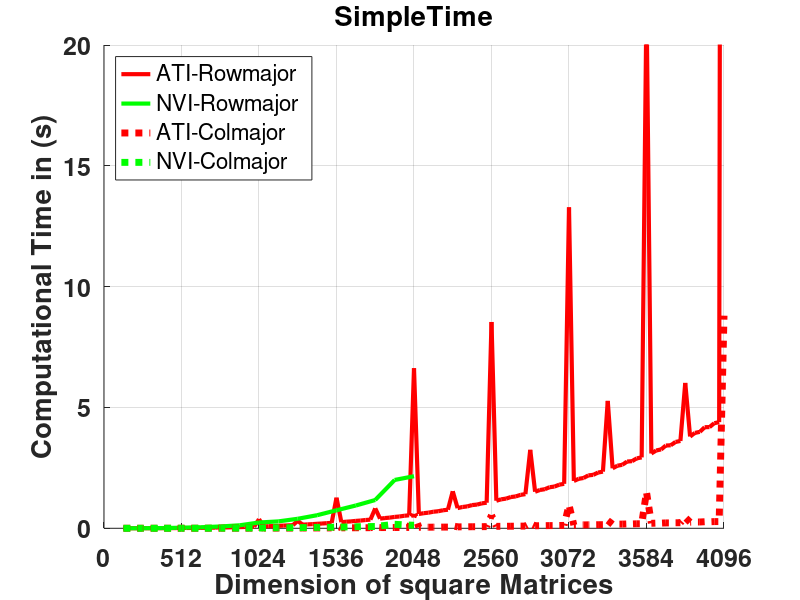
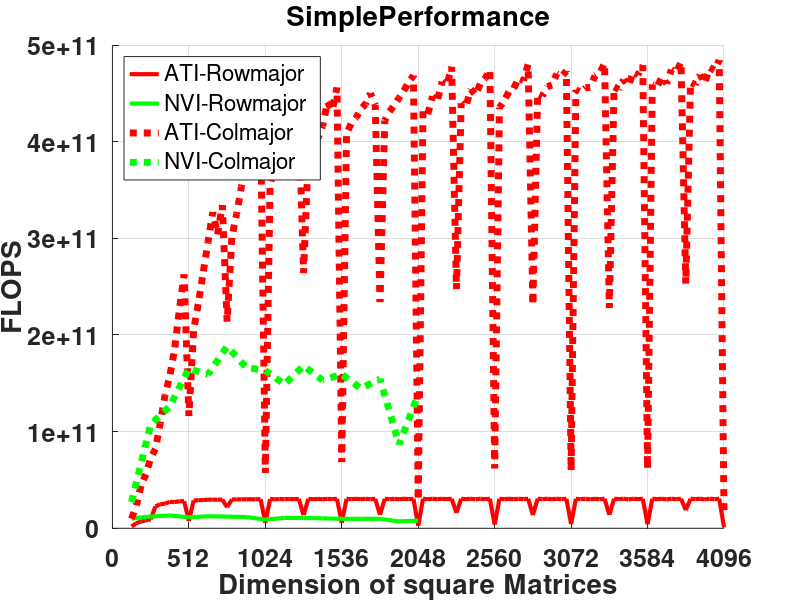
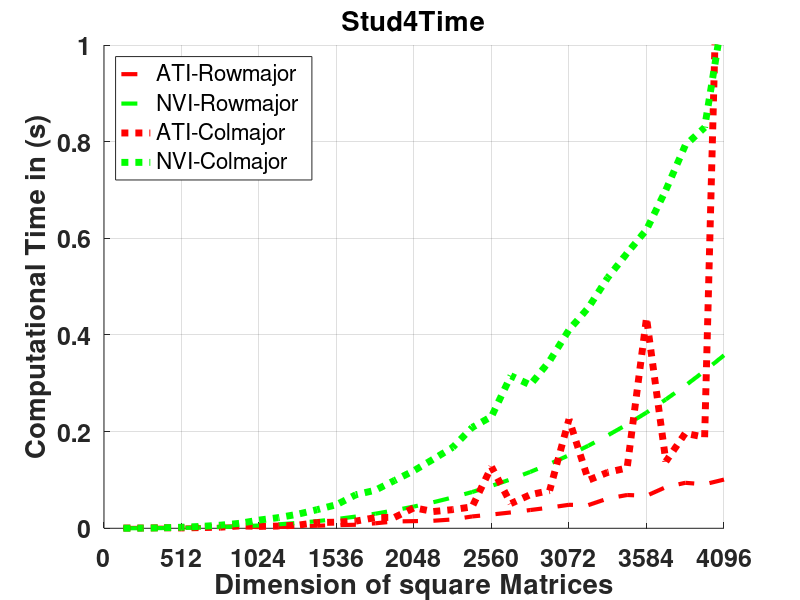
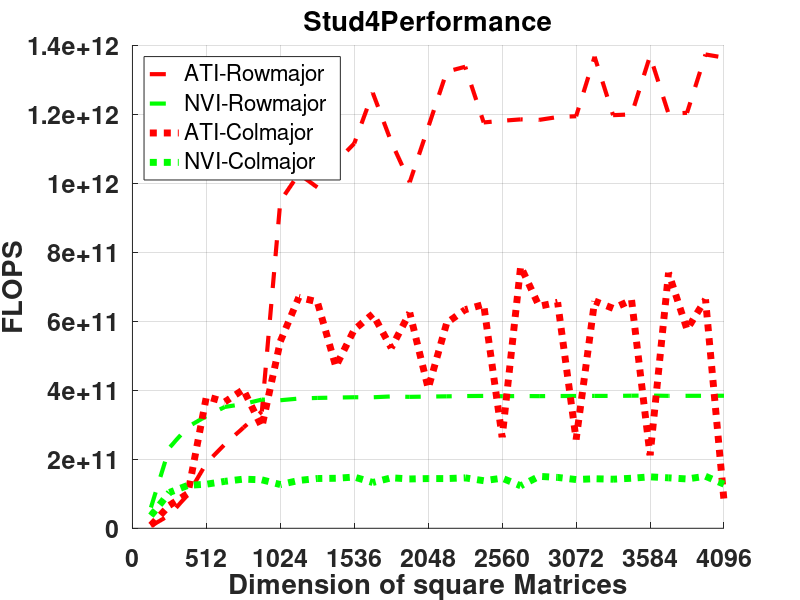

Source code (MATLAB) for these figures, in order:
x = 128:128:4096; %anfangswert, schrittweite, endwert
xsmall = 128 : 128 : 2048;
xalot = 128 : 32 : 4096;


%%%%%% NVIDIA Results	

NVIstud4_RMBlockUnrolled_float_B32x2_n = [2.09715e+06,1.67772e+07,5.66231e+07,1.34218e+08,2.62144e+08,4.52985e+08,7.19323e+08,1.07374e+09,1.52882e+09,2.09715e+09,2.79131e+09,3.62388e+09,4.60744e+09,5.75459e+09,7.07789e+09,8.58993e+09,1.03033e+10,1.22306e+10,1.43844e+10,1.67772e+10,1.94217e+10,2.23305e+10,2.5516e+10,2.8991e+10,3.2768e+10,3.68595e+10,4.12782e+10,4.60367e+10,5.11474e+10,5.66231e+10,6.24763e+10,6.87195e+10];
NVIstud4_RMBlockUnrolled_float_B32x2_o = [4.17792e+06,3.34889e+07,1.13099e+08,2.68173e+08,5.23878e+08,9.0538e+08,1.43784e+09,2.14644e+09,3.05632e+09,4.19267e+09,5.58064e+09,7.2454e+09,9.21212e+09,1.1506e+10,1.41521e+10,1.71757e+10,2.06019e+10,2.44559e+10,2.87628e+10,3.35479e+10,3.88362e+10,4.4653e+10,5.10234e+10,5.79726e+10,6.55258e+10,7.3708e+10,8.25445e+10,9.20605e+10,1.02281e+11,1.13231e+11,1.24937e+11,1.37422e+11];
NVIstud4_RMBlockUnrolled_float_B32x2_t = [6.95e-05,0.0001435,0.0003849,0.0008254,0.0014903,0.0025152,0.0038567,0.0057873,0.0081324,0.0111031,0.0147407,0.0190849,0.0242757,0.0301238,0.0371731,0.0450139,0.0538992,0.0638488,0.0750117,0.0877034,0.101376,0.116652,0.133159,0.15126,0.170874,0.192216,0.214926,0.239404,0.266653,0.2951,0.325535,0.357931];
NVIstud4_RMBlockUnrolled_float_B32x2_p = [6.0114e+10,2.33372e+11,2.93839e+11,3.24901e+11,3.51525e+11,3.59963e+11,3.72817e+11,3.70887e+11,3.7582e+11,3.77612e+11,3.78587e+11,3.7964e+11,3.79479e+11,3.81956e+11,3.80708e+11,3.81564e+11,3.8223e+11,3.83028e+11,3.83444e+11,3.82515e+11,3.8309e+11,3.82788e+11,3.83177e+11,3.83265e+11,3.83473e+11,3.83465e+11,3.8406e+11,3.84541e+11,3.83574e+11,3.83705e+11,3.83789e+11,3.83935e+11];
     
NVIstud4_RMunrolledBsregister_float_B32x2_n = [2.09715e+06,1.67772e+07,5.66231e+07,1.34218e+08,2.62144e+08,4.52985e+08,7.19323e+08,1.07374e+09,1.52882e+09,2.09715e+09,2.79131e+09,3.62388e+09,4.60744e+09,5.75459e+09,7.07789e+09,8.58993e+09,1.03033e+10,1.22306e+10,1.43844e+10,1.67772e+10,1.94217e+10,2.23305e+10,2.5516e+10,2.8991e+10,3.2768e+10,3.68595e+10,4.12782e+10,4.60367e+10,5.11474e+10,5.66231e+10,6.24763e+10,6.87195e+10];
NVIstud4_RMunrolledBsregister_float_B32x2_o = [4.17792e+06,3.34889e+07,1.13099e+08,2.68173e+08,5.23878e+08,9.0538e+08,1.43784e+09,2.14644e+09,3.05632e+09,4.19267e+09,5.58064e+09,7.2454e+09,9.21212e+09,1.1506e+10,1.41521e+10,1.71757e+10,2.06019e+10,2.44559e+10,2.87628e+10,3.35479e+10,3.88362e+10,4.4653e+10,5.10234e+10,5.79726e+10,6.55258e+10,7.3708e+10,8.25445e+10,9.20605e+10,1.02281e+11,1.13231e+11,1.24937e+11,1.37422e+11];
NVIstud4_RMunrolledBsregister_float_B32x2_t = [6.67e-05,0.0001463,0.0003856,0.0008268,0.0014916,0.0025125,0.0038547,0.0057873,0.0081373,0.0111096,0.0147479,0.0190814,0.0242744,0.0301303,0.0371681,0.0450202,0.053927,0.0640156,0.0751958,0.0876999,0.101373,0.11666,0.133166,0.151264,0.170874,0.192212,0.215318,0.239771,0.266663,0.295099,0.32555,0.35793];
NVIstud4_RMunrolledBsregister_float_B32x2_p = [6.26375e+10,2.28906e+11,2.93306e+11,3.24351e+11,3.51219e+11,3.6035e+11,3.7301e+11,3.70887e+11,3.75594e+11,3.77391e+11,3.78402e+11,3.7971e+11,3.79499e+11,3.81873e+11,3.80759e+11,3.8151e+11,3.82033e+11,3.8203e+11,3.82506e+11,3.8253e+11,3.83101e+11,3.82762e+11,3.83157e+11,3.83254e+11,3.83473e+11,3.83473e+11,3.83361e+11,3.83952e+11,3.83559e+11,3.83707e+11,3.83771e+11,3.83936e+11];
     
NVIstud4_CMunrolled_float_B32x2_n = [2.09715e+06,1.67772e+07,5.66231e+07,1.34218e+08,2.62144e+08,4.52985e+08,7.19323e+08,1.07374e+09,1.52882e+09,2.09715e+09,2.79131e+09,3.62388e+09,4.60744e+09,5.75459e+09,7.07789e+09,8.58993e+09,1.03033e+10,1.22306e+10,1.43844e+10,1.67772e+10,1.94217e+10,2.23305e+10,2.5516e+10,2.8991e+10,3.2768e+10,3.68595e+10,4.12782e+10,4.60367e+10,5.11474e+10,5.66231e+10,6.24763e+10,6.87195e+10];
NVIstud4_CMunrolled_float_B32x2_o = [4.17792e+06,3.34889e+07,1.13099e+08,2.68173e+08,5.23878e+08,9.0538e+08,1.43784e+09,2.14644e+09,3.05632e+09,4.19267e+09,5.58064e+09,7.2454e+09,9.21212e+09,1.1506e+10,1.41521e+10,1.71757e+10,2.06019e+10,2.44559e+10,2.87628e+10,3.35479e+10,3.88362e+10,4.4653e+10,5.10234e+10,5.79726e+10,6.55258e+10,7.3708e+10,8.25445e+10,9.20605e+10,1.02281e+11,1.13231e+11,1.24937e+11,1.37422e+11];
NVIstud4_CMunrolled_float_B32x2_t = [0.0001146,0.0003226,0.00091,0.0020999,0.0038534,0.0063598,0.0102432,0.0169456,0.0220581,0.0290799,0.0385324,0.0488352,0.069442,0.0787003,0.0990387,0.119255,0.143084,0.167457,0.208632,0.231182,0.315494,0.296705,0.346329,0.410647,0.456562,0.518592,0.56945,0.617855,0.700008,0.792307,0.829334,1.07556];
NVIstud4_CMunrolled_float_B32x2_p = [3.64565e+10,1.03809e+11,1.24284e+11,1.27708e+11,1.35952e+11,1.4236e+11,1.40371e+11,1.26666e+11,1.38558e+11,1.44177e+11,1.4483e+11,1.48364e+11,1.32659e+11,1.462e+11,1.42895e+11,1.44025e+11,1.43985e+11,1.46043e+11,1.37864e+11,1.45115e+11,1.23097e+11,1.50496e+11,1.47326e+11,1.41174e+11,1.4352e+11,1.42131e+11,1.44955e+11,1.49e+11,1.46114e+11,1.42914e+11,1.50647e+11,1.27768e+11];

NVIDIAstud4_multiRM_float_B16x16_n = [2.09715e+06,1.67772e+07,5.66231e+07,1.34218e+08,2.62144e+08,4.52985e+08,7.19323e+08,1.07374e+09,1.52882e+09,2.09715e+09,2.79131e+09,3.62388e+09,4.60744e+09,5.75459e+09,7.07789e+09,8.58993e+09];
NVIDIAstud4_multiRM_float_B16x16_o = [4.17792e+06,3.34889e+07,1.13099e+08,2.68173e+08,5.23878e+08,9.0538e+08,1.43784e+09,2.14644e+09,3.05632e+09,4.19267e+09,5.58064e+09,7.2454e+09,9.21212e+09,1.1506e+10,1.41521e+10,1.71757e+10];
NVIDIAstud4_multiRM_float_B16x16_t = [0.0004131,0.0027477,0.0085702,0.0236231,0.0421162,0.0749314,0.123383,0.238944,0.284954,0.393614,0.541147,0.744599,0.942911,1.16979,1.99975,2.15434];
NVIDIAstud4_multiRM_float_B16x16_p = [1.01136e+10,1.2188e+10,1.31967e+10,1.13522e+10,1.24389e+10,1.20828e+10,1.16535e+10,8.98299e+09,1.07257e+10,1.06517e+10,1.03126e+10,9.73061e+09,9.76987e+09,9.83588e+09,7.07693e+09,7.97258e+09];
 
NVIDIAstud4_multiCM_float_B16x16_n = [2.09715e+06,1.67772e+07,5.66231e+07,1.34218e+08,2.62144e+08,4.52985e+08,7.19323e+08,1.07374e+09,1.52882e+09,2.09715e+09,2.79131e+09,3.62388e+09,4.60744e+09,5.75459e+09,7.07789e+09,8.58993e+09];
NVIDIAstud4_multiCM_float_B16x16_o = [4.17792e+06,3.34889e+07,1.13099e+08,2.68173e+08,5.23878e+08,9.0538e+08,1.43784e+09,2.14644e+09,3.05632e+09,4.19267e+09,5.58064e+09,7.2454e+09,9.21212e+09,1.1506e+10,1.41521e+10,1.71757e+10];
NVIDIAstud4_multiCM_float_B16x16_t = [0.000154,0.000312,0.0008966,0.0016241,0.0032938,0.0048128,0.0086415,0.013146,0.0205229,0.0249448,0.0364383,0.0454836,0.0637197,0.0744545,0.163352,0.123886];
NVIDIAstud4_multiCM_float_B16x16_p = [2.71294e+10,1.07336e+11,1.26142e+11,1.65121e+11,1.5905e+11,1.88119e+11,1.66388e+11,1.63277e+11,1.48922e+11,1.68078e+11,1.53153e+11,1.59297e+11,1.44573e+11,1.54537e+11,8.66355e+10,1.38641e+11];



%%%%%% ATI Results

ATIstud4_RMBlockUnrolled_float_B32x2_n = [2.09715e+06,1.67772e+07,5.66231e+07,1.34218e+08,2.62144e+08,4.52985e+08,7.19323e+08,1.07374e+09,1.52882e+09,2.09715e+09,2.79131e+09,3.62388e+09,4.60744e+09,5.75459e+09,7.07789e+09,8.58993e+09,1.03033e+10,1.22306e+10,1.43844e+10,1.67772e+10,1.94217e+10,2.23305e+10,2.5516e+10,2.8991e+10,3.2768e+10,3.68595e+10,4.12782e+10,4.60367e+10,5.11474e+10,5.66231e+10,6.24763e+10,6.87195e+10];
ATIstud4_RMBlockUnrolled_float_B32x2_o = [4.17792e+06,3.34889e+07,1.13099e+08,2.68173e+08,5.23878e+08,9.0538e+08,1.43784e+09,2.14644e+09,3.05632e+09,4.19267e+09,5.58064e+09,7.2454e+09,9.21212e+09,1.1506e+10,1.41521e+10,1.71757e+10,2.06019e+10,2.44559e+10,2.87628e+10,3.35479e+10,3.88362e+10,4.4653e+10,5.10234e+10,5.79726e+10,6.55258e+10,7.3708e+10,8.25445e+10,9.20605e+10,1.02281e+11,1.13231e+11,1.24937e+11,1.37422e+11];
ATIstud4_RMBlockUnrolled_float_B32x2_t = [0.0006291,0.0008799,0.0011611,0.0014198,0.0021531,0.0031058,0.0042522,0.0022648,0.0029768,0.004245,0.0052652,0.0064982,0.0073025,0.0102783,0.0141151,0.0147806,0.0155747,0.0182921,0.0244656,0.0284187,0.032787,0.0377438,0.042829,0.0485676,0.0479656,0.0615875,0.0688472,0.0672689,0.0851676,0.0940866,0.0910222,0.100788];
ATIstud4_RMBlockUnrolled_float_B32x2_p = [6.64111e+09,3.80599e+10,9.74066e+10,1.88881e+11,2.43314e+11,2.91513e+11,3.38141e+11,9.47737e+11,1.02671e+12,9.87672e+11,1.05991e+12,1.11499e+12,1.2615e+12,1.11944e+12,1.00262e+12,1.16204e+12,1.32278e+12,1.33696e+12,1.17564e+12,1.18049e+12,1.1845e+12,1.18306e+12,1.19133e+12,1.19365e+12,1.3661e+12,1.1968e+12,1.19895e+12,1.36854e+12,1.20094e+12,1.20348e+12,1.3726e+12,1.36348e+12];
     
ATIstud4_RMunrolledBsregister_float_B32x2_n = [2.09715e+06,1.67772e+07,5.66231e+07,1.34218e+08,2.62144e+08,4.52985e+08,7.19323e+08,1.07374e+09,1.52882e+09,2.09715e+09,2.79131e+09,3.62388e+09,4.60744e+09,5.75459e+09,7.07789e+09,8.58993e+09,1.03033e+10,1.22306e+10,1.43844e+10,1.67772e+10,1.94217e+10,2.23305e+10,2.5516e+10,2.8991e+10,3.2768e+10,3.68595e+10,4.12782e+10,4.60367e+10,5.11474e+10,5.66231e+10,6.24763e+10,6.87195e+10];
ATIstud4_RMunrolledBsregister_float_B32x2_o = [4.17792e+06,3.34889e+07,1.13099e+08,2.68173e+08,5.23878e+08,9.0538e+08,1.43784e+09,2.14644e+09,3.05632e+09,4.19267e+09,5.58064e+09,7.2454e+09,9.21212e+09,1.1506e+10,1.41521e+10,1.71757e+10,2.06019e+10,2.44559e+10,2.87628e+10,3.35479e+10,3.88362e+10,4.4653e+10,5.10234e+10,5.79726e+10,6.55258e+10,7.3708e+10,8.25445e+10,9.20605e+10,1.02281e+11,1.13231e+11,1.24937e+11,1.37422e+11];
ATIstud4_RMunrolledBsregister_float_B32x2_t = [0.0017535,0.0003683,0.0011295,0.0014218,0.0020095,0.0031739,0.0043267,0.0022529,0.0033452,0.0036912,0.0077332,0.006488,0.0082655,0.0113337,0.0126005,0.0147782,0.0200824,0.0182928,0.0244297,0.0304903,0.032779,0.0376949,0.0433923,0.0485826,0.0479997,0.0615916,0.0601862,0.0767924,0.0745705,0.0939939,0.0910692,0.115065];
ATIstud4_RMunrolledBsregister_float_B32x2_p = [2.38262e+09,9.09283e+10,1.00132e+11,1.88615e+11,2.60701e+11,2.85258e+11,3.32319e+11,9.52743e+11,9.13644e+11,1.13585e+12,7.21646e+11,1.11674e+12,1.11453e+12,1.0152e+12,1.12314e+12,1.16223e+12,1.02587e+12,1.33691e+12,1.17737e+12,1.10028e+12,1.18479e+12,1.18459e+12,1.17586e+12,1.19328e+12,1.36513e+12,1.19672e+12,1.37149e+12,1.19882e+12,1.3716e+12,1.20467e+12,1.37189e+12,1.1943e+12];
     
ATIstud4_CMunrolled_float_B32x2_n = [2.09715e+06,1.67772e+07,5.66231e+07,1.34218e+08,2.62144e+08,4.52985e+08,7.19323e+08,1.07374e+09,1.52882e+09,2.09715e+09,2.79131e+09,3.62388e+09,4.60744e+09,5.75459e+09,7.07789e+09,8.58993e+09,1.03033e+10,1.22306e+10,1.43844e+10,1.67772e+10,1.94217e+10,2.23305e+10,2.5516e+10,2.8991e+10,3.2768e+10,3.68595e+10,4.12782e+10,4.60367e+10,5.11474e+10,5.66231e+10,6.24763e+10,6.87195e+10];
ATIstud4_CMunrolled_float_B32x2_o = [4.17792e+06,3.34889e+07,1.13099e+08,2.68173e+08,5.23878e+08,9.0538e+08,1.43784e+09,2.14644e+09,3.05632e+09,4.19267e+09,5.58064e+09,7.2454e+09,9.21212e+09,1.1506e+10,1.41521e+10,1.71757e+10,2.06019e+10,2.44559e+10,2.87628e+10,3.35479e+10,3.88362e+10,4.4653e+10,5.10234e+10,5.79726e+10,6.55258e+10,7.3708e+10,8.25445e+10,9.20605e+10,1.02281e+11,1.13231e+11,1.24937e+11,1.37422e+11];
ATIstud4_CMunrolled_float_B32x2_t = [0.0004855,0.0005046,0.0011231,0.0007028,0.0014304,0.002253,0.0049032,0.0039641,0.0045684,0.0063908,0.0119107,0.0125877,0.0148399,0.0220239,0.0226557,0.0423899,0.034635,0.0386168,0.0443682,0.127235,0.0511765,0.0694225,0.0779358,0.225601,0.0995709,0.1157,0.124842,0.435475,0.138134,0.196561,0.188422,1.71611];
ATIstud4_CMunrolled_float_B32x2_p = [8.6054e+09,6.63672e+10,1.00702e+11,3.81578e+11,3.66246e+11,4.01855e+11,2.93246e+11,5.41468e+11,6.69013e+11,6.56047e+11,4.6854e+11,5.75593e+11,6.20767e+11,5.22431e+11,6.24659e+11,4.05183e+11,5.94828e+11,6.33296e+11,6.48275e+11,2.63669e+11,7.58868e+11,6.43207e+11,6.54685e+11,2.56969e+11,6.58081e+11,6.37063e+11,6.61192e+11,2.11403e+11,7.40446e+11,5.76064e+11,6.63069e+11,8.00775e+10];

%ATIstud4_multiRM_float_B16x16_n = [2.09715e+06,1.67772e+07,5.66231e+07,1.34218e+08,2.62144e+08,4.52985e+08,7.19323e+08,1.07374e+09,1.52882e+09,2.09715e+09,2.79131e+09,3.62388e+09,4.60744e+09,5.75459e+09,7.07789e+09,8.58993e+09,1.03033e+10,1.22306e+10,1.43844e+10,1.67772e+10,1.94217e+10,2.23305e+10,2.5516e+10,2.8991e+10,3.2768e+10,3.68595e+10,4.12782e+10,4.60367e+10,5.11474e+10,5.66231e+10,6.24763e+10,6.87195e+10];
%ATIstud4_multiRM_float_B16x16_o = [4.17792e+06,3.34889e+07,1.13099e+08,2.68173e+08,5.23878e+08,9.0538e+08,1.43784e+09,2.14644e+09,3.05632e+09,4.19267e+09,5.58064e+09,7.2454e+09,9.21212e+09,1.1506e+10,1.41521e+10,1.71757e+10,2.06019e+10,2.44559e+10,2.87628e+10,3.35479e+10,3.88362e+10,4.4653e+10,5.10234e+10,5.79726e+10,6.55258e+10,7.3708e+10,8.25445e+10,9.20605e+10,1.02281e+11,1.13231e+11,1.24937e+11,1.37422e+11];
%ATIstud4_multiRM_float_B16x16_t = [0.0017828,0.0036249,0.0041293,0.038006,0.0176896,0.0421743,0.047977,0.340289,0.101543,0.290271,0.185754,1.25309,0.305979,0.899872,0.470435,6.14323,0.684949,1.53323,0.960207,8.59851,1.29282,3.18854,1.69987,12.4195,2.18918,5.31258,2.76396,22.2391,3.42403,6.6554,4.18856,121.858];
%ATIstud4_multiRM_float_B16x16_p = [2.34346e+09,9.23857e+09,2.73893e+10,7.05608e+09,2.96151e+10,2.14676e+10,2.99694e+10,6.30768e+09,3.00987e+10,1.4444e+10,3.00432e+10,5.78202e+09,3.0107e+10,1.27862e+10,3.0083e+10,2.79587e+09,3.0078e+10,1.59505e+10,2.99548e+10,3.90159e+09,3.004e+10,1.40042e+10,3.00162e+10,4.66786e+09,2.99317e+10,1.38743e+10,2.98646e+10,4.13958e+09,2.98716e+10,1.70135e+10,2.98281e+10,1.12772e+09];
 
%ATIstud4_multiCM_float_B16x16_n = [2.09715e+06,1.67772e+07,5.66231e+07,1.34218e+08,2.62144e+08,4.52985e+08,7.19323e+08,1.07374e+09,1.52882e+09,2.09715e+09,2.79131e+09,3.62388e+09,4.60744e+09,5.75459e+09,7.07789e+09,8.58993e+09,1.03033e+10,1.22306e+10,1.43844e+10,1.67772e+10,1.94217e+10,2.23305e+10,2.5516e+10,2.8991e+10,3.2768e+10,3.68595e+10,4.12782e+10,4.60367e+10,5.11474e+10,5.66231e+10,6.24763e+10,6.87195e+10];
%ATIstud4_multiCM_float_B16x16_o = [4.17792e+06,3.34889e+07,1.13099e+08,2.68173e+08,5.23878e+08,9.0538e+08,1.43784e+09,2.14644e+09,3.05632e+09,4.19267e+09,5.58064e+09,7.2454e+09,9.21212e+09,1.1506e+10,1.41521e+10,1.71757e+10,2.06019e+10,2.44559e+10,2.87628e+10,3.35479e+10,3.88362e+10,4.4653e+10,5.10234e+10,5.79726e+10,6.55258e+10,7.3708e+10,8.25445e+10,9.20605e+10,1.02281e+11,1.13231e+11,1.24937e+11,1.37422e+11];
%ATIstud4_multiCM_float_B16x16_t = [0.0004416,0.0004912,0.0006933,0.0024349,0.001777,0.0042809,0.0038232,0.0389795,0.0079226,0.019307,0.0134352,0.122138,0.0212515,0.0589684,0.0318083,0.589623,0.0466273,0.122434,0.0642182,0.538254,0.0853938,0.243335,0.111289,1.00001,0.143845,0.320208,0.179945,1.50135,0.221761,0.441589,0.271479,9.0142];
%ATIstud4_multiCM_float_B16x16_p = [9.46087e+09,6.81777e+10,1.63131e+11,1.10137e+11,2.94811e+11,2.11493e+11,3.76084e+11,5.50657e+10,3.85772e+11,2.17158e+11,4.15374e+11,5.93214e+10,4.33481e+11,1.95121e+11,4.44918e+11,2.91299e+10,4.41842e+11,1.99747e+11,4.47892e+11,6.23272e+10,4.5479e+11,1.83505e+11,4.58477e+11,5.7972e+10,4.55529e+11,2.30188e+11,4.58721e+11,6.13183e+10,4.61222e+11,2.56418e+11,4.60207e+11,1.52451e+10];

ATIstud4_multiRM_float_B16x16_n = [2.09715e+06,4.096e+06,7.07789e+06,1.12394e+07,1.67772e+07,2.38879e+07,3.2768e+07,4.36142e+07,5.66231e+07,7.19913e+07,8.99154e+07,1.10592e+08,1.34218e+08,1.60989e+08,1.91103e+08,2.24756e+08,2.62144e+08,3.03464e+08,3.48914e+08,3.98688e+08,4.52985e+08,5.12e+08,5.7593e+08,6.44973e+08,7.19323e+08,7.99179e+08,8.84736e+08,9.76191e+08,1.07374e+09,1.17758e+09,1.28791e+09,1.40493e+09,1.52882e+09,1.6598e+09,1.79805e+09,1.94376e+09,2.09715e+09,2.2584e+09,2.42772e+09,2.60529e+09,2.79131e+09,2.98598e+09,3.18951e+09,3.40207e+09,3.62388e+09,3.85512e+09,4.096e+09,4.34671e+09,4.60744e+09,4.8784e+09,5.15978e+09,5.45178e+09,5.75459e+09,6.0684e+09,6.39343e+09,6.72986e+09,7.07789e+09,7.43771e+09,7.80953e+09,8.19354e+09,8.58993e+09,8.99891e+09,9.42067e+09,9.8554e+09,1.03033e+10,1.07646e+10,1.12394e+10,1.1728e+10,1.22306e+10,1.27473e+10,1.32784e+10,1.3824e+10,1.43844e+10,1.49597e+10,1.55501e+10,1.61559e+10,1.67772e+10,1.74143e+10,1.80672e+10,1.87363e+10,1.94217e+10,2.01236e+10,2.08423e+10,2.15778e+10,2.23305e+10,2.31004e+10,2.38879e+10,2.4693e+10,2.5516e+10,2.63572e+10,2.72166e+10,2.80945e+10,2.8991e+10,2.99065e+10,3.0841e+10,3.17948e+10,3.2768e+10,3.37609e+10,3.47737e+10,3.58065e+10,3.68595e+10,3.79331e+10,3.90272e+10,4.01422e+10,4.12782e+10,4.24355e+10,4.36142e+10,4.48145e+10,4.60367e+10,4.72808e+10,4.85472e+10,4.9836e+10,5.11474e+10,5.24817e+10,5.38389e+10,5.52193e+10,5.66231e+10,5.80505e+10,5.95017e+10,6.09769e+10,6.24763e+10,6.4e+10,6.55483e+10,6.71214e+10,6.87195e+10];
ATIstud4_multiRM_float_B16x16_o = [4.17792e+06,8.1664e+06,1.41189e+07,2.24287e+07,3.34889e+07,4.76928e+07,6.54336e+07,8.71045e+07,1.13099e+08,1.4381e+08,1.7963e+08,2.20954e+08,2.68173e+08,3.21682e+08,3.81874e+08,4.49142e+08,5.23878e+08,6.06477e+08,6.97332e+08,7.96835e+08,9.0538e+08,1.02336e+09,1.15117e+09,1.2892e+09,1.43784e+09,1.5975e+09,1.76855e+09,1.9514e+09,2.14644e+09,2.35405e+09,2.57464e+09,2.8086e+09,3.05632e+09,3.31819e+09,3.59461e+09,3.88597e+09,4.19267e+09,4.51509e+09,4.85362e+09,5.20868e+09,5.58064e+09,5.96989e+09,6.37685e+09,6.80188e+09,7.2454e+09,7.70779e+09,8.18944e+09,8.69075e+09,9.21212e+09,9.75393e+09,1.03166e+10,1.09005e+10,1.1506e+10,1.21335e+10,1.27834e+10,1.34562e+10,1.41521e+10,1.48716e+10,1.56151e+10,1.6383e+10,1.71757e+10,1.79935e+10,1.88369e+10,1.97062e+10,2.06019e+10,2.15243e+10,2.24738e+10,2.34509e+10,2.44559e+10,2.54892e+10,2.65512e+10,2.76422e+10,2.87628e+10,2.99133e+10,3.1094e+10,3.23054e+10,3.35479e+10,3.48218e+10,3.61276e+10,3.74656e+10,3.88362e+10,4.02399e+10,4.1677e+10,4.31479e+10,4.4653e+10,4.61927e+10,4.77674e+10,4.93775e+10,5.10234e+10,5.27055e+10,5.44241e+10,5.61797e+10,5.79726e+10,5.98033e+10,6.16721e+10,6.35795e+10,6.55258e+10,6.75114e+10,6.95367e+10,7.16021e+10,7.3708e+10,7.58548e+10,7.80429e+10,8.02727e+10,8.25445e+10,8.48589e+10,8.7216e+10,8.96164e+10,9.20605e+10,9.45486e+10,9.70812e+10,9.96585e+10,1.02281e+11,1.04949e+11,1.07663e+11,1.10424e+11,1.13231e+11,1.16086e+11,1.18988e+11,1.21938e+11,1.24937e+11,1.27984e+11,1.3108e+11,1.34226e+11,1.37422e+11];
ATIstud4_multiRM_float_B16x16_t = [0.0022653,0.001586,0.0020006,0.0027142,0.0036235,0.0021008,0.0026326,0.0034193,0.0041286,0.0053136,0.0064235,0.0078636,0.0360428,0.0111861,0.0131585,0.0153971,0.0176832,0.0205019,0.023611,0.0268259,0.0416803,0.0342614,0.0386272,0.0429746,0.0479669,0.0530928,0.0590244,0.0646748,0.376019,0.0778655,0.0857322,0.0927446,0.10155,0.109445,0.119519,0.128047,0.308777,0.148634,0.1612,0.171327,0.185822,0.196241,0.211594,0.223479,1.26693,0.253137,0.271708,0.285313,0.306024,0.320059,0.342387,0.357651,0.824121,0.397952,0.423967,0.441275,0.470487,0.487601,0.517748,0.537093,6.62377,0.589731,0.62479,0.646413,0.684504,0.705307,0.745423,0.768358,1.53175,0.835109,0.880411,0.905543,0.960411,0.979857,1.03101,1.05852,8.53704,1.14048,1.19826,1.22706,1.29225,1.31781,1.38244,1.41295,3.24751,1.51256,1.58403,1.61693,1.69935,1.72577,1.80538,1.83969,13.2817,1.958,2.04627,2.08144,2.18902,2.21072,2.30697,2.34405,5.27268,2.48308,2.58926,2.62748,2.76147,2.77744,2.89375,2.93334,21.9399,3.09461,3.22052,3.26152,3.42434,3.43462,3.57271,3.61372,6.01569,3.79891,3.94706,3.99013,4.18231,4.18819,4.34865,4.39197,121.479];
ATIstud4_multiRM_float_B16x16_p = [1.84431e+09,5.14905e+09,7.05734e+09,8.26346e+09,9.24214e+09,2.27022e+10,2.48551e+10,2.54744e+10,2.7394e+10,2.70644e+10,2.79645e+10,2.80983e+10,7.44041e+09,2.87573e+10,2.90211e+10,2.91705e+10,2.96258e+10,2.95815e+10,2.95342e+10,2.97039e+10,2.1722e+10,2.98692e+10,2.9802e+10,2.99991e+10,2.99757e+10,3.00888e+10,2.9963e+10,3.01725e+10,5.70831e+09,3.02323e+10,3.00312e+10,3.02832e+10,3.00967e+10,3.03183e+10,3.00756e+10,3.0348e+10,1.35783e+10,3.03773e+10,3.01094e+10,3.0402e+10,3.00322e+10,3.04213e+10,3.01371e+10,3.04364e+10,5.71884e+09,3.04491e+10,3.01406e+10,3.04604e+10,3.01026e+10,3.04754e+10,3.01313e+10,3.04779e+10,1.39615e+10,3.04898e+10,3.01519e+10,3.04938e+10,3.00797e+10,3.04996e+10,3.01597e+10,3.05031e+10,2.59303e+09,3.05114e+10,3.01491e+10,3.04855e+10,3.00975e+10,3.05176e+10,3.01491e+10,3.05208e+10,1.5966e+10,3.0522e+10,3.01577e+10,3.05256e+10,2.99484e+10,3.05282e+10,3.01588e+10,3.05193e+10,3.92968e+09,3.05325e+10,3.015e+10,3.05327e+10,3.00531e+10,3.05353e+10,3.01475e+10,3.05375e+10,1.37499e+10,3.05395e+10,3.01556e+10,3.05379e+10,3.00253e+10,3.05403e+10,3.01454e+10,3.05376e+10,4.36486e+09,3.05431e+10,3.01388e+10,3.05459e+10,2.99339e+10,3.05382e+10,3.0142e+10,3.05463e+10,1.39792e+10,3.05486e+10,3.01411e+10,3.05512e+10,2.98915e+10,3.0553e+10,3.01394e+10,3.0551e+10,4.19602e+09,3.05526e+10,3.01445e+10,3.05559e+10,2.98688e+10,3.05563e+10,3.0135e+10,3.05569e+10,1.88227e+10,3.05577e+10,3.0146e+10,3.056e+10,2.98727e+10,3.05583e+10,3.01428e+10,3.05618e+10,1.13124e+09];
 
ATIstud4_multiCM_float_B16x16_n = [2.09715e+06,4.096e+06,7.07789e+06,1.12394e+07,1.67772e+07,2.38879e+07,3.2768e+07,4.36142e+07,5.66231e+07,7.19913e+07,8.99154e+07,1.10592e+08,1.34218e+08,1.60989e+08,1.91103e+08,2.24756e+08,2.62144e+08,3.03464e+08,3.48914e+08,3.98688e+08,4.52985e+08,5.12e+08,5.7593e+08,6.44973e+08,7.19323e+08,7.99179e+08,8.84736e+08,9.76191e+08,1.07374e+09,1.17758e+09,1.28791e+09,1.40493e+09,1.52882e+09,1.6598e+09,1.79805e+09,1.94376e+09,2.09715e+09,2.2584e+09,2.42772e+09,2.60529e+09,2.79131e+09,2.98598e+09,3.18951e+09,3.40207e+09,3.62388e+09,3.85512e+09,4.096e+09,4.34671e+09,4.60744e+09,4.8784e+09,5.15978e+09,5.45178e+09,5.75459e+09,6.0684e+09,6.39343e+09,6.72986e+09,7.07789e+09,7.43771e+09,7.80953e+09,8.19354e+09,8.58993e+09,8.99891e+09,9.42067e+09,9.8554e+09,1.03033e+10,1.07646e+10,1.12394e+10,1.1728e+10,1.22306e+10,1.27473e+10,1.32784e+10,1.3824e+10,1.43844e+10,1.49597e+10,1.55501e+10,1.61559e+10,1.67772e+10,1.74143e+10,1.80672e+10,1.87363e+10,1.94217e+10,2.01236e+10,2.08423e+10,2.15778e+10,2.23305e+10,2.31004e+10,2.38879e+10,2.4693e+10,2.5516e+10,2.63572e+10,2.72166e+10,2.80945e+10,2.8991e+10,2.99065e+10,3.0841e+10,3.17948e+10,3.2768e+10,3.37609e+10,3.47737e+10,3.58065e+10,3.68595e+10,3.79331e+10,3.90272e+10,4.01422e+10,4.12782e+10,4.24355e+10,4.36142e+10,4.48145e+10,4.60367e+10,4.72808e+10,4.85472e+10,4.9836e+10,5.11474e+10,5.24817e+10,5.38389e+10,5.52193e+10,5.66231e+10,5.80505e+10,5.95017e+10,6.09769e+10,6.24763e+10,6.4e+10,6.55483e+10,6.71214e+10,6.87195e+10];
ATIstud4_multiCM_float_B16x16_o = [4.17792e+06,8.1664e+06,1.41189e+07,2.24287e+07,3.34889e+07,4.76928e+07,6.54336e+07,8.71045e+07,1.13099e+08,1.4381e+08,1.7963e+08,2.20954e+08,2.68173e+08,3.21682e+08,3.81874e+08,4.49142e+08,5.23878e+08,6.06477e+08,6.97332e+08,7.96835e+08,9.0538e+08,1.02336e+09,1.15117e+09,1.2892e+09,1.43784e+09,1.5975e+09,1.76855e+09,1.9514e+09,2.14644e+09,2.35405e+09,2.57464e+09,2.8086e+09,3.05632e+09,3.31819e+09,3.59461e+09,3.88597e+09,4.19267e+09,4.51509e+09,4.85362e+09,5.20868e+09,5.58064e+09,5.96989e+09,6.37685e+09,6.80188e+09,7.2454e+09,7.70779e+09,8.18944e+09,8.69075e+09,9.21212e+09,9.75393e+09,1.03166e+10,1.09005e+10,1.1506e+10,1.21335e+10,1.27834e+10,1.34562e+10,1.41521e+10,1.48716e+10,1.56151e+10,1.6383e+10,1.71757e+10,1.79935e+10,1.88369e+10,1.97062e+10,2.06019e+10,2.15243e+10,2.24738e+10,2.34509e+10,2.44559e+10,2.54892e+10,2.65512e+10,2.76422e+10,2.87628e+10,2.99133e+10,3.1094e+10,3.23054e+10,3.35479e+10,3.48218e+10,3.61276e+10,3.74656e+10,3.88362e+10,4.02399e+10,4.1677e+10,4.31479e+10,4.4653e+10,4.61927e+10,4.77674e+10,4.93775e+10,5.10234e+10,5.27055e+10,5.44241e+10,5.61797e+10,5.79726e+10,5.98033e+10,6.16721e+10,6.35795e+10,6.55258e+10,6.75114e+10,6.95367e+10,7.16021e+10,7.3708e+10,7.58548e+10,7.80429e+10,8.02727e+10,8.25445e+10,8.48589e+10,8.7216e+10,8.96164e+10,9.20605e+10,9.45486e+10,9.70812e+10,9.96585e+10,1.02281e+11,1.04949e+11,1.07663e+11,1.10424e+11,1.13231e+11,1.16086e+11,1.18988e+11,1.21938e+11,1.24937e+11,1.27984e+11,1.3108e+11,1.34226e+11,1.37422e+11];
ATIstud4_multiCM_float_B16x16_t = [0.0004251,0.0003434,0.0003194,0.0004007,0.000461,0.0005812,0.0006034,0.0006326,0.0007186,0.0007769,0.0007954,0.000841,0.0023094,0.0015656,0.0016381,0.0016957,0.0017695,0.0018543,0.0022943,0.0023837,0.0042369,0.0033899,0.0035388,0.0036477,0.0038226,0.0043998,0.0045515,0.0046495,0.0374434,0.0066151,0.0068866,0.0070316,0.0079083,0.0080198,0.0083129,0.0090756,0.0158784,0.0116529,0.0120603,0.0129138,0.0134169,0.013537,0.0147538,0.0149187,0.105778,0.0188902,0.0195284,0.020454,0.0212323,0.0222142,0.0229262,0.024892,0.0491687,0.0287581,0.0296391,0.0307548,0.0317716,0.0328577,0.0338028,0.0349791,0.591352,0.0416541,0.0439547,0.0440914,0.0465782,0.0465826,0.0490329,0.0491214,0.0988158,0.0579649,0.0608179,0.0608402,0.0641589,0.0650418,0.0668207,0.0681467,0.540732,0.0800113,0.0816697,0.0829139,0.0853336,0.0864083,0.0899875,0.0899181,0.193097,0.102696,0.106825,0.108082,0.111269,0.112081,0.116429,0.118747,0.962399,0.131816,0.136724,0.139524,0.143614,0.144178,0.147646,0.148833,0.323434,0.166126,0.171883,0.172959,0.180223,0.179856,0.185934,0.187022,1.49597,0.205873,0.212581,0.213482,0.222321,0.221187,0.228277,0.229039,0.447374,0.251592,0.259307,0.259954,0.271111,0.268461,0.276592,0.277153,8.79842];
ATIstud4_multiCM_float_B16x16_p = [9.82809e+09,2.3781e+10,4.42045e+10,5.59737e+10,7.2644e+10,8.20592e+10,1.08441e+11,1.37693e+11,1.57388e+11,1.85107e+11,2.25836e+11,2.62727e+11,1.16123e+11,2.05469e+11,2.3312e+11,2.64871e+11,2.9606e+11,3.27065e+11,3.03941e+11,3.34285e+11,2.13689e+11,3.01885e+11,3.25299e+11,3.53428e+11,3.76143e+11,3.63084e+11,3.88564e+11,4.19701e+11,5.73248e+10,3.5586e+11,3.73863e+11,3.99426e+11,3.8647e+11,4.1375e+11,4.32414e+11,4.28178e+11,2.64048e+11,3.87465e+11,4.02446e+11,4.03342e+11,4.15941e+11,4.41006e+11,4.32217e+11,4.5593e+11,6.84962e+10,4.08031e+11,4.19361e+11,4.24893e+11,4.33873e+11,4.39085e+11,4.49991e+11,4.3791e+11,2.3401e+11,4.21915e+11,4.31302e+11,4.3753e+11,4.45432e+11,4.52607e+11,4.61948e+11,4.68366e+11,2.90448e+10,4.31974e+11,4.28552e+11,4.4694e+11,4.42307e+11,4.62067e+11,4.58342e+11,4.77407e+11,2.47489e+11,4.39734e+11,4.36568e+11,4.54342e+11,4.48306e+11,4.59908e+11,4.65335e+11,4.74057e+11,6.20416e+10,4.35211e+11,4.42362e+11,4.51861e+11,4.55111e+11,4.65695e+11,4.63142e+11,4.79858e+11,2.31247e+11,4.49801e+11,4.47154e+11,4.56854e+11,4.58557e+11,4.70244e+11,4.67445e+11,4.73105e+11,6.02376e+10,4.53689e+11,4.5107e+11,4.55688e+11,4.56263e+11,4.68251e+11,4.70969e+11,4.81091e+11,2.27892e+11,4.5661e+11,4.54046e+11,4.64114e+11,4.58013e+11,4.71814e+11,4.6907e+11,4.79175e+11,6.15391e+10,4.59257e+11,4.56678e+11,4.66823e+11,4.60061e+11,4.74483e+11,4.71635e+11,4.8212e+11,2.53102e+11,4.61406e+11,4.5887e+11,4.69077e+11,4.60832e+11,4.76733e+11,4.73912e+11,4.84303e+11,1.5619e+10];

max(ATIstud4_RMBlockUnrolled_float_B32x2_p)
max(ATIstud4_RMunrolledBsregister_float_B32x2_p)
max(ATIstud4_CMunrolled_float_B32x2_p)


max(NVIstud4_RMBlockUnrolled_float_B32x2_p)
max(NVIstud4_RMunrolledBsregister_float_B32x2_p)
max(NVIstud4_CMunrolled_float_B32x2_p)



figure % create new figure
hold on
plot(xalot,ATIstud4_multiRM_float_B16x16_t,'-r','LineWidth',3)
plot(xsmall,NVIDIAstud4_multiRM_float_B16x16_t,'-g','LineWidth',3)
plot(xalot,ATIstud4_multiCM_float_B16x16_t,'r:','LineWidth',5)
plot(xsmall,NVIDIAstud4_multiCM_float_B16x16_t,'g:','LineWidth',5)
l1=legend('ATI-Rowmajor ','NVI-Rowmajor ','ATI-Colmajor ','NVI-Colmajor '); 
set(l1,'Location','NorthWest')
title('SimpleTime','FontSize',24) % title
ylabel('Computational Time in (s)','FontSize',26) % label for y axis
xlabel('Dimension of square Matrices','FontSize',26) % label for x axis
set(gca,'FontSize',18,'FontWeight','bold')
Ticks = 0:512:4096;
set(gca, 'XTickMode', 'manual', 'XTick', Ticks, 'xlim', [0,4096]);
grid on
axis([0 4096 0 20])
hold off

figure % create new figure
hold on
plot(xalot,ATIstud4_multiRM_float_B16x16_p,'-r','LineWidth',3)
plot(xsmall,NVIDIAstud4_multiRM_float_B16x16_p,'-g','LineWidth',3)
plot(xalot,ATIstud4_multiCM_float_B16x16_p,'r:','LineWidth',5)
plot(xsmall,NVIDIAstud4_multiCM_float_B16x16_p,'g:','LineWidth',5)
l2=legend('ATI-Rowmajor ','NVI-Rowmajor ','ATI-Colmajor ','NVI-Colmajor ');
set(l2,'Location','NorthWest')
title('SimplePerformance','FontSize',24) % title
ylabel('FLOPS','FontSize',26) % label for y axis
xlabel('Dimension of square Matrices','FontSize',26) % label for x axis
set(gca,'FontSize',18,'FontWeight','bold')
Ticks = 0:512:4096;
set(gca, 'XTickMode', 'manual', 'XTick', Ticks, 'xlim', [0,4096]);
grid on
hold off

figure % create new figure
hold on
plot(x,ATIstud4_RMBlockUnrolled_float_B32x2_t,'--r','LineWidth',3)
plot(x,NVIstud4_RMBlockUnrolled_float_B32x2_t,'--g','LineWidth',3) 
%plot(x,ATIstud4_RMunrolledBsregister_float_B32x2_t,'m-.','LineWidth',3)
%plot(x,NVIstud4_RMunrolledBsregister_float_B32x2_t,'c-.','LineWidth',3) 
plot(x,ATIstud4_CMunrolled_float_B32x2_t,':r','LineWidth',5)
plot(x,NVIstud4_CMunrolled_float_B32x2_t,':g','LineWidth',5) 
l3=legend('ATI-Rowmajor ','NVI-Rowmajor ','ATI-Colmajor ','NVI-Colmajor '); 
set(l3,'Location','NorthWest')
title('Stud4Time','FontSize',24) % title
ylabel('Computational Time in (s)','FontSize',26) % label for y axis
xlabel('Dimension of square Matrices','FontSize',26) % label for x axis
set(gca,'FontSize',18,'FontWeight','bold')
Ticks = 0:512:4096;
set(gca, 'XTickMode', 'manual', 'XTick', Ticks, 'xlim', [0,4096]);
grid on
axis([0,4096,0,1]);
hold off

figure % create new figure 
hold on
plot(x,ATIstud4_RMBlockUnrolled_float_B32x2_p,'--r','LineWidth',3)
plot(x,NVIstud4_RMBlockUnrolled_float_B32x2_p,'--g','LineWidth',3) 
%plot(x,ATIstud4_RMunrolledBsregister_float_B32x2_p,'m-.','LineWidth',3)
%plot(x,NVIstud4_RMunrolledBsregister_float_B32x2_p,'c-.','LineWidth',3) 
plot(x,ATIstud4_CMunrolled_float_B32x2_p,':r','LineWidth',5)
plot(x,NVIstud4_CMunrolled_float_B32x2_p,':g','LineWidth',5) 
l4=legend('ATI-Rowmajor ','NVI-Rowmajor ','ATI-Colmajor ','NVI-Colmajor '); 
set(l4,'Location','NorthWest')
title('Stud4Performance','FontSize',24) % title
ylabel('FLOPS','FontSize',26) % label for y axis
xlabel('Dimension of square Matrices','FontSize',26) % label for x axis
set(gca,'FontSize',18,'FontWeight','bold')
Ticks = 0:512:4096;
set(gca, 'XTickMode', 'manual', 'XTick', Ticks, 'xlim', [0,4096]);
grid on
hold off
